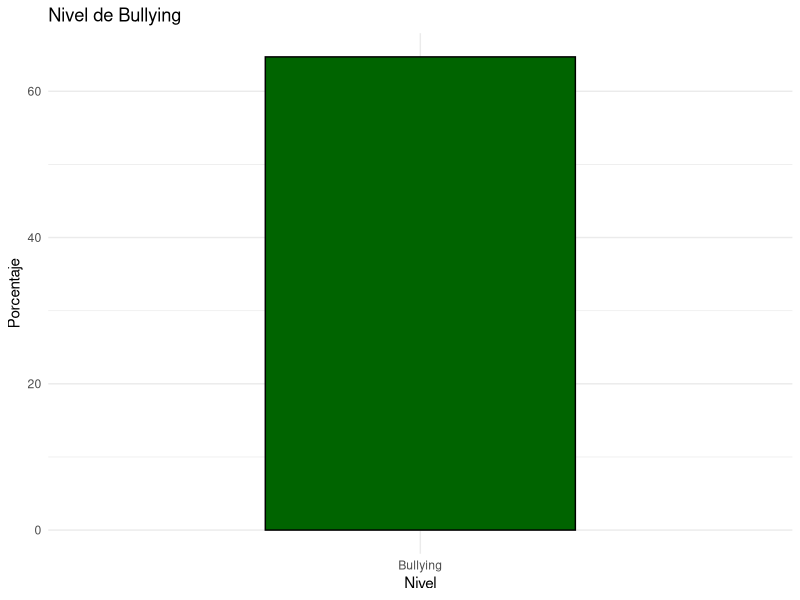
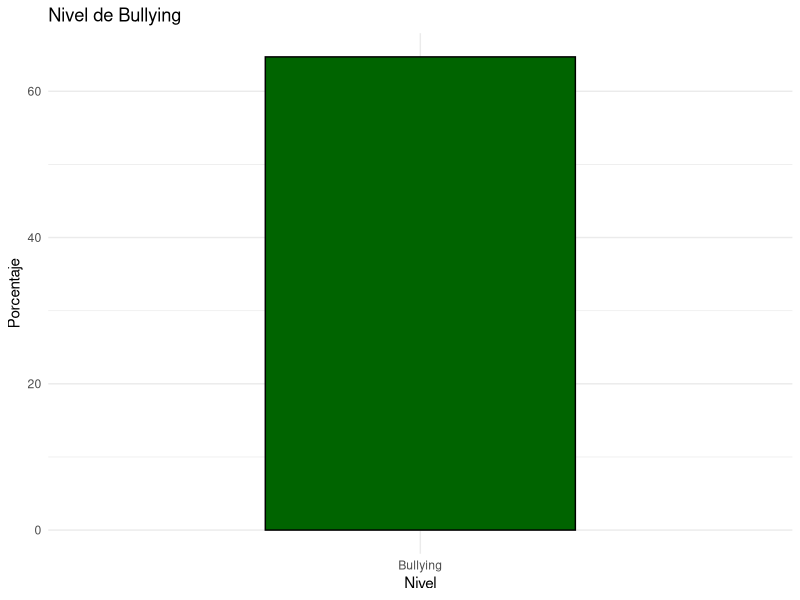

Here is the R script that generated these plots, in order:
# Instala ggplot2 si no lo tienes instalado
# install.packages("ggplot2")

# Carga la librería ggplot2
library(ggplot2)

# Generar un porcentaje aleatorio para el nivel de bullying
porcentaje_bullying <- runif(1, 0, 100)

# Crear un marco de datos para el nivel de bullying
datos_bullying <- data.frame(Nivel = "Bullying", Porcentaje = porcentaje_bullying)

# Crear un gráfico de barras cartesiano con un color verde
grafico_bullying_cartesiano <- ggplot(datos_bullying, aes(x = Nivel, y = Porcentaje, fill = Nivel)) +
  geom_bar(stat = "identity", width = 0.5, color = "black", fill = "darkgreen") +
  labs(title = "Nivel de Bullying") +
  theme_minimal() +
  theme(legend.position = "none")

# Mostrar el gráfico cartesiano de bullying
print(grafico_bullying_cartesiano)

# Guardar el gráfico cartesiano de bullying como una imagen JPG
ggsave("grafico_bullying_cartesiano_verde.jpg", grafico_bullying_cartesiano, width = 6, height = 6, dpi = 300)
